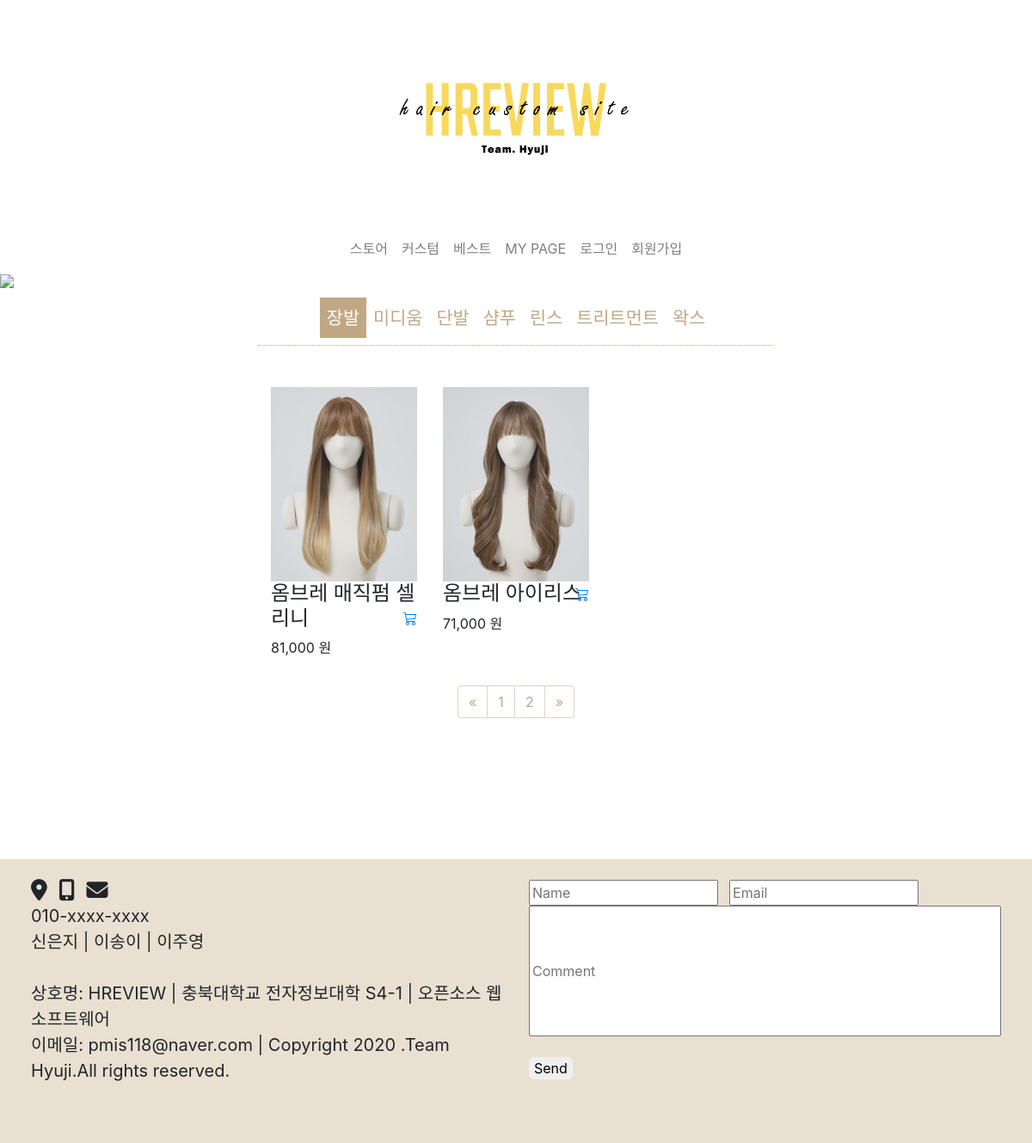
The page /hyuzi/store/product_list/1?page=2 on the database its author committed.
### hyuzi/models.py (models this page shows, shortened)
class Product(models.Model):
    name = models.CharField(max_length=300, unique=True)
    category = models.ForeignKey(Category, on_delete=models.CASCADE)
    price = models.DecimalField(max_digits=10, decimal_places=0)
    sold = models.IntegerField(blank=True, null=True)
    image = models.ImageField(upload_to="image", blank=True)
    description = models.TextField(blank=True, null=True)
    slug = models.SlugField(max_length=200, unique=True)
    class Meta:
        ordering = ('name', )
        verbose_name = 'product'
        verbose_name_plural = 'products'

### hyuzi/views.py (the view)
# urls.py: path('store/product_list/<category_id>', views.product_list, name='category'),
def product_list(request, category_id):
    category = get_object_or_404(Category, id=category_id)
    product_all = Product.objects.filter(category_id=category).all()
    page_numbers_range = 9
    paginator = Paginator(product_all,page_numbers_range)
    page = request.GET.get('page')
    products = paginator.get_page(page)
    current_page = int(page) if page else 1
    start_index = int((current_page - 1) / page_numbers_range) * page_numbers_range
    end_index = start_index + page_numbers_range
    page_range = paginator.page_range[start_index:end_index]
    return render(request, 'hyuzi/product_list.html',{'product_all':product_all, 'category':category, 'products':products, 'page_range':page_range, 'paginator':paginator })

### hyuzi/context_processors.py (called while the page is built)
def counter(request):
    item_count = 0
    if 'admin' in request.path:
        return {}
    else:
        try:
            cart = Cart.objects.filter(cart_id = _cart_id(request))
            cart_items = CartItem.objects.all().filter(cart=cart[:1])
            for cart_item in cart_items:
                item_count += cart_item.quantity
        except ObjectDoesNotExist:
            item_count = 0
    return dict(item_count = item_count)

### hyuzi/views.py (called while the page is built)
def _cart_id(request):
    cart = request.session.session_key
    if not cart:
        cart = request.session.create()
    return cart

### hyuzi/templates/hyuzi/product_list.html (shortened to what this page needs)
{% extends 'base.html' %}
{% load static %}
{% load humanize %}
{% block content %}
<div>
    {% if category.name == '장발' %}
    <img src="{% static 'img/long-store-main.jpg' %}" width="1920px">
    {% endif %}
</div>
<nav class="navbar store-nav navbar-expand-lg">
  <div class="collapse navbar-collapse justify-content-center" id="navbarTogglerDemo01">
      <ul class="navbar-nav">
          {% if category.name == '장발' %}
          <li><a class="nav-item nav-link active" href="{% url 'category' 1 %}">장발</a></li>
          {% else %}
          <li><a class="nav-item nav-link" href="{% url 'category' 1 %}">장발</a></li>
          {% endif %}
          {% if category.name == '미디움' %}
          <li><a class="nav-item nav-link active" href="{% url 'category' 2 %}">미디움</a></li>
          {% else %}
          <li><a class="nav-item nav-link" href="{% url 'category' 2 %}">미디움</a></li>
          {% endif %}
          {% if category.name == '단발' %}
          <li><a class="nav-item nav-link active" href="{% url 'category' 3 %}">단발</a></li>
          {% else %}
          <li><a class="nav-item nav-link" href="{% url 'category' 3 %}">단발</a></li>
          {% endif %}
          {% if category.name == '샴푸' %}
          <li><a class="nav-item nav-link active" href="{% url 'category' 4 %}">샴푸</a></li>
          {% else %}
          <li><a class="nav-item nav-link" href="{% url 'category' 4 %}">샴푸</a></li>
          {% endif %}
          {% if category.name == '린스' %}
          <li><a class="nav-item nav-link active" href="{% url 'category' 5 %}">린스</a></li>
          {% else %}
          <li><a class="nav-item nav-link" href="{% url 'category' 5 %}">린스</a></li>
          {% endif %}
          {% if category.name == '트리트먼트' %}
          <li><a class="nav-item nav-link active" href="{% url 'category' 6 %}">트리트먼트</a></li>
          {% else %}
          <li><a class="nav-item nav-link" href="{% url 'category' 6 %}">트리트먼트</a></li>
          {% endif %}
          {% if category.name == '왁스' %}
          <li><a class="nav-item nav-link active" href="{% url 'category' 7 %}">왁스</a></li>
          {% else %}
          <li><a class="nav-item nav-link" href="{% url 'category' 7 %}">왁스</a></li>
          {% endif %}
      </ul>
  </div>
</nav>
<div class="container mt-5 pb-5" style="width: 50%">
    <div class="row portfolio-container" data-aos="fade-up" data-aos-delay="400">
            {% for product in products %}
                {% if product.category == category %}
                <div class="col-lg-4 col-md-6 portfolio-item filter-app">
                    <div class="portfolio-wrap">
                        {% if product.image %}
                      <img src="{{ product.image.url }}" class="img-fluid" alt="">
                        {% endif %}
                      <div class="portfolio-info">
                        <h4>{{ product.name }}</h4>
                        <p>{{ product.price|intcomma }} 원</p>
                          <a href="{% url 'add_cart' product.id %}"></a>
                      </div>
                    </div>
                  </div>
                {% endif %}
            {% endfor %}
    </div>
    <nav aria-label="Page navigation example">
      <ul class="pagination justify-content-center">
          {% if products.has_previous %}
          <li class="page-item"> <a class="page-link" href="?page={{ products.previous_page_number }}"><span>&laquo;</span></a> </li>
          {% else %}
          <li class="page-item disabled"><a class="page-link" href="#"><span>&laquo;</span> </a> </li>
          {% endif %}
          {% for page in paginator.page_range %}
          <li {% if posts.number == page %} class="page-item active" {% endif %}>
            <a class="page-link" href="?page={{ page }}"><span>{{ page }}</span></a>
          </li>
          {% endfor %}
          {% if products.has_next %}
          <li class="page-item">
              <a class="page-link" href="?page={{ products.next_page_number }}">
                  <span>&raquo;</span>
              </a>
          </li>
          {% else %}
          <li class="page-item disabled">
              <a class="page-link" href="#">
                  <span>&raquo;</span>
              </a>
          </li>
          {% endif %}
      </ul>
    </nav>
</div>
{% endblock content %}

### hyuzi/templates/hyuzi/product_list.html (style rules this page uses)
div img { width: 100%; }
.portfolio-wrap svg.bi-cart3 { background : none; border: none; display: inline; position: relative; bottom: 70px; float: right; }
li.page-item.disabled a.page-link { border: 1px solid rgba(193,167,132,0.5); text-decoration: none; color: #c1a784; }
a.page-link { border: 1px solid rgba(193,167,132,0.5); text-decoration: none; color: #c1a784; }
.store-nav { margin: 0% 25% 0% 25%; border-bottom: 1px dotted #c1a784; }
.store-nav .nav-link { text-decoration: none; color: #c1a784; font-size: 1.3em; }
.store-nav .nav-link.active { text-decoration: noen; padding: 8px; vertical-align: center; font-size: 1.3em; background-color: rgba(193,167,132); color: #ffffff; }

### rows shown on the page
Product: image (picture), name "옴브레 매직펌 셀리니", price "81,000"
Product: image (picture), name "옴브레 아이리스", price "71,000"

### other values the page prints
{{ page }} "1" "2"
